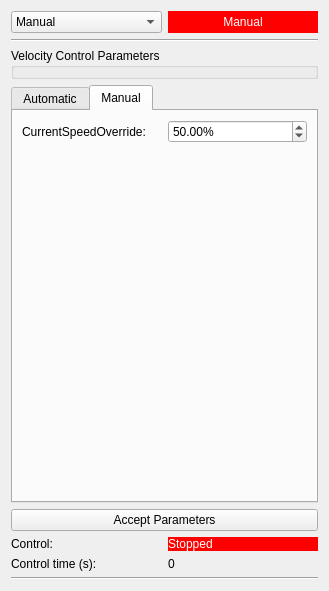
<?xml version="1.0" encoding="UTF-8"?>
<ui version="4.0">
 <class>velocity_control</class>
 <widget class="QWidget" name="velocity_control">
  <property name="geometry">
   <rect>
    <x>0</x>
    <y>0</y>
    <width>329</width>
    <height>591</height>
   </rect>
  </property>
  <property name="windowTitle">
   <string>Form</string>
  </property>
  <layout class="QVBoxLayout" name="verticalLayout">
   <item>
    <layout class="QHBoxLayout" name="horizontalLayout_2">
     <item>
      <widget class="QComboBox" name="btnMode">
       <item>
        <property name="text">
         <string>Manual</string>
        </property>
       </item>
       <item>
        <property name="text">
         <string>Automatic</string>
        </property>
       </item>
       <item>
        <property name="text">
         <string>Step</string>
        </property>
       </item>
      </widget>
     </item>
     <item>
      <widget class="QLabel" name="lblStatus">
       <property name="styleSheet">
        <string notr="true">background-color: rgb(255, 0, 0);
color: rgb(255, 255, 255);</string>
       </property>
       <property name="text">
        <string>Manual</string>
       </property>
       <property name="alignment">
        <set>Qt::AlignCenter</set>
       </property>
      </widget>
     </item>
    </layout>
   </item>
   <item>
    <widget class="Line" name="line_2">
     <property name="orientation">
      <enum>Qt::Horizontal</enum>
     </property>
    </widget>
   </item>
   <item>
    <widget class="QGroupBox" name="grpControl">
     <property name="title">
      <string>Velocity Control Parameters</string>
     </property>
     <layout class="QVBoxLayout" name="verticalLayout_2">
      <property name="leftMargin">
       <number>0</number>
      </property>
      <property name="topMargin">
       <number>6</number>
      </property>
      <property name="rightMargin">
       <number>6</number>
      </property>
      <property name="bottomMargin">
       <number>0</number>
      </property>
     </layout>
    </widget>
   </item>
   <item>
    <widget class="QTabWidget" name="tbParams">
     <property name="currentIndex">
      <number>1</number>
     </property>
     <property name="usesScrollButtons">
      <bool>true</bool>
     </property>
     <widget class="QWidget" name="tab">
      <attribute name="title">
       <string>Automatic</string>
      </attribute>
      <layout class="QGridLayout" name="gridLayout_4">
       <item row="0" column="0">
        <layout class="QGridLayout" name="gridLayout_3">
         <property name="sizeConstraint">
          <enum>QLayout::SetDefaultConstraint</enum>
         </property>
         <property name="spacing">
          <number>4</number>
         </property>
         <item row="0" column="0">
          <widget class="QLabel" name="lblsetpoint">
           <property name="text">
            <string>SpeedOverride_setpoint</string>
           </property>
          </widget>
         </item>
         <item row="0" column="1">
          <widget class="QDoubleSpinBox" name="sbNominaloverride">
           <property name="suffix">
            <string>%</string>
           </property>
           <property name="decimals">
            <number>2</number>
           </property>
           <property name="maximum">
            <double>1000.000000000000000</double>
           </property>
           <property name="value">
            <double>50.000000000000000</double>
           </property>
          </widget>
         </item>
         <item row="1" column="0">
          <widget class="QLabel" name="lblsetspeed">
           <property name="text">
            <string>Speed_set</string>
           </property>
          </widget>
         </item>
         <item row="1" column="1">
          <widget class="QDoubleSpinBox" name="sbSpeedSet">
           <property name="suffix">
            <string>mm/s</string>
           </property>
           <property name="decimals">
            <number>2</number>
           </property>
           <property name="maximum">
            <double>100.000000000000000</double>
           </property>
           <property name="value">
            <double>20.000000000000000</double>
           </property>
          </widget>
         </item>
         <item row="2" column="0">
          <widget class="QLabel" name="lblnominalSpeed">
           <property name="text">
            <string>Nominal Speed: </string>
           </property>
          </widget>
         </item>
         <item row="2" column="1">
          <widget class="QDoubleSpinBox" name="sbNominalSpeed">
           <property name="suffix">
            <string>mm/s</string>
           </property>
           <property name="decimals">
            <number>2</number>
           </property>
           <property name="maximum">
            <double>100.000000000000000</double>
           </property>
           <property name="value">
            <double>10.000000000000000</double>
           </property>
          </widget>
         </item>
         <item row="5" column="0">
          <widget class="QLabel" name="lblKd">
           <property name="text">
            <string> Kd:</string>
           </property>
          </widget>
         </item>
         <item row="5" column="1">
          <widget class="QDoubleSpinBox" name="sbKd">
           <property name="enabled">
            <bool>true</bool>
           </property>
           <property name="maximum">
            <double>1000.000000000000000</double>
           </property>
          </widget>
         </item>
         <item row="3" column="1">
          <widget class="QDoubleSpinBox" name="sbKp">
           <property name="enabled">
            <bool>true</bool>
           </property>
           <property name="maximum">
            <double>1000.000000000000000</double>
           </property>
           <property name="singleStep">
            <double>0.010000000000000</double>
           </property>
           <property name="value">
            <double>0.000000000000000</double>
           </property>
          </widget>
         </item>
         <item row="4" column="1">
          <widget class="QDoubleSpinBox" name="sbKi">
           <property name="enabled">
            <bool>true</bool>
           </property>
           <property name="maximum">
            <double>1000.000000000000000</double>
           </property>
           <property name="singleStep">
            <double>0.010000000000000</double>
           </property>
           <property name="value">
            <double>0.000000000000000</double>
           </property>
          </widget>
         </item>
         <item row="4" column="0">
          <widget class="QLabel" name="lblKi">
           <property name="text">
            <string> Ki: </string>
           </property>
          </widget>
         </item>
         <item row="3" column="0">
          <widget class="QLabel" name="lblKp">
           <property name="text">
            <string> Kp: </string>
           </property>
          </widget>
         </item>
        </layout>
       </item>
      </layout>
     </widget>
     <widget class="QWidget" name="tab_2">
      <attribute name="title">
       <string>Manual</string>
      </attribute>
      <layout class="QVBoxLayout" name="verticalLayout_5">
       <item>
        <layout class="QGridLayout" name="gridLayout_2">
         <item row="0" column="1">
          <widget class="QDoubleSpinBox" name="sbCurrentSpeedOverride">
           <property name="font">
            <font>
             <weight>50</weight>
             <bold>false</bold>
            </font>
           </property>
           <property name="suffix">
            <string>%</string>
           </property>
           <property name="decimals">
            <number>2</number>
           </property>
           <property name="maximum">
            <double>100.000000000000000</double>
           </property>
           <property name="singleStep">
            <double>0.100000000000000</double>
           </property>
           <property name="value">
            <double>50.000000000000000</double>
           </property>
          </widget>
         </item>
         <item row="0" column="0">
          <widget class="QLabel" name="lblPower">
           <property name="font">
            <font>
             <weight>50</weight>
             <bold>false</bold>
            </font>
           </property>
           <property name="text">
            <string>CurrentSpeedOverride:</string>
           </property>
          </widget>
         </item>
         <item row="1" column="1">
          <spacer name="verticalSpacer_2">
           <property name="orientation">
            <enum>Qt::Vertical</enum>
           </property>
           <property name="sizeHint" stdset="0">
            <size>
             <width>20</width>
             <height>40</height>
            </size>
           </property>
          </spacer>
         </item>
        </layout>
       </item>
      </layout>
     </widget>
    </widget>
   </item>
   <item>
    <widget class="QPushButton" name="btnControl">
     <property name="text">
      <string>Accept Parameters</string>
     </property>
    </widget>
   </item>
   <item>
    <layout class="QGridLayout" name="gridLayout_7">
     <item row="0" column="0">
      <widget class="QLabel" name="lblControl_2">
       <property name="text">
        <string>Control:</string>
       </property>
      </widget>
     </item>
     <item row="0" column="1">
      <widget class="QLabel" name="lblControl">
       <property name="styleSheet">
        <string notr="true">background-color: rgb(255, 0, 0);
color: rgb(255, 255, 255);</string>
       </property>
       <property name="text">
        <string>Stopped</string>
       </property>
      </widget>
     </item>
     <item row="1" column="0">
      <widget class="QLabel" name="lblLenght">
       <property name="text">
        <string>Control time (s):</string>
       </property>
      </widget>
     </item>
     <item row="1" column="1">
      <widget class="QLabel" name="lblTime_2">
       <property name="text">
        <string>0</string>
       </property>
       <property name="textFormat">
        <enum>Qt::AutoText</enum>
       </property>
      </widget>
     </item>
    </layout>
   </item>
   <item>
    <widget class="Line" name="line_3">
     <property name="orientation">
      <enum>Qt::Horizontal</enum>
     </property>
    </widget>
   </item>
  </layout>
 </widget>
 <resources/>
 <connections/>
</ui>
